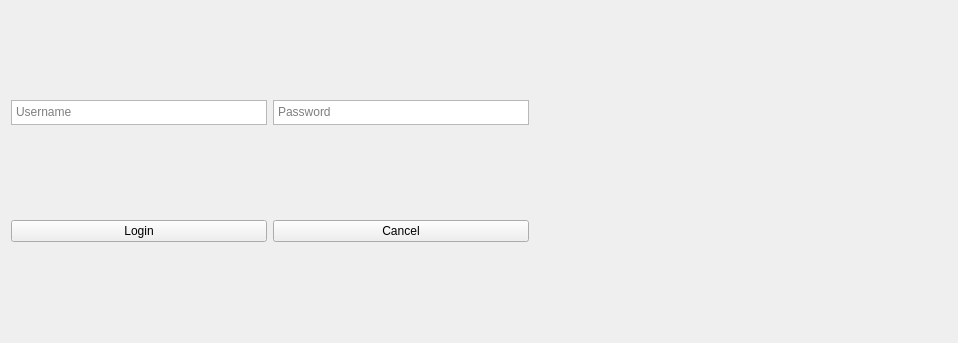
<?xml version="1.0" encoding="UTF-8"?>
<ui version="4.0">
 <class>QtLoginWIndow</class>
 <widget class="QWidget" name="QtLoginWIndow">
  <property name="geometry">
   <rect>
    <x>0</x>
    <y>0</y>
    <width>958</width>
    <height>343</height>
   </rect>
  </property>
  <property name="windowTitle">
   <string>Login</string>
  </property>
  <layout class="QGridLayout" name="gridLayout">
   <item row="3" column="1">
    <widget class="QPushButton" name="CancelButton">
     <property name="text">
      <string>Cancel</string>
     </property>
    </widget>
   </item>
   <item row="0" column="1">
    <widget class="QTextEdit" name="PasswordTextEdit">
     <property name="sizePolicy">
      <sizepolicy hsizetype="Minimum" vsizetype="Minimum">
       <horstretch>0</horstretch>
       <verstretch>0</verstretch>
      </sizepolicy>
     </property>
     <property name="minimumSize">
      <size>
       <width>0</width>
       <height>20</height>
      </size>
     </property>
     <property name="maximumSize">
      <size>
       <width>16777215</width>
       <height>25</height>
      </size>
     </property>
     <property name="baseSize">
      <size>
       <width>0</width>
       <height>20</height>
      </size>
     </property>
     <property name="placeholderText">
      <string>Password</string>
     </property>
    </widget>
   </item>
   <item row="3" column="0">
    <widget class="QPushButton" name="LoginButton">
     <property name="text">
      <string>Login</string>
     </property>
    </widget>
   </item>
   <item row="3" column="4">
    <spacer name="horizontalSpacer_2">
     <property name="orientation">
      <enum>Qt::Horizontal</enum>
     </property>
     <property name="sizeHint" stdset="0">
      <size>
       <width>40</width>
       <height>20</height>
      </size>
     </property>
    </spacer>
   </item>
   <item row="0" column="4">
    <spacer name="horizontalSpacer_3">
     <property name="orientation">
      <enum>Qt::Horizontal</enum>
     </property>
     <property name="sizeHint" stdset="0">
      <size>
       <width>40</width>
       <height>20</height>
      </size>
     </property>
    </spacer>
   </item>
   <item row="0" column="0">
    <widget class="QTextEdit" name="UserNameTextEdit">
     <property name="sizePolicy">
      <sizepolicy hsizetype="Minimum" vsizetype="Minimum">
       <horstretch>0</horstretch>
       <verstretch>0</verstretch>
      </sizepolicy>
     </property>
     <property name="minimumSize">
      <size>
       <width>0</width>
       <height>20</height>
      </size>
     </property>
     <property name="maximumSize">
      <size>
       <width>16777215</width>
       <height>25</height>
      </size>
     </property>
     <property name="baseSize">
      <size>
       <width>0</width>
       <height>20</height>
      </size>
     </property>
     <property name="placeholderText">
      <string>Username</string>
     </property>
    </widget>
   </item>
  </layout>
 </widget>
 <layoutdefault spacing="6" margin="11"/>
 <resources/>
 <connections/>
</ui>
